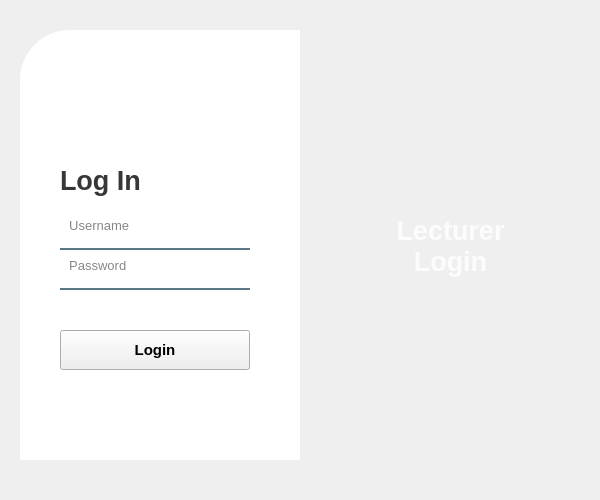
<?xml version="1.0" encoding="UTF-8"?>
<ui version="4.0">
 <class>Form</class>
 <widget class="QWidget" name="Form">
  <property name="geometry">
   <rect>
    <x>0</x>
    <y>0</y>
    <width>600</width>
    <height>500</height>
   </rect>
  </property>
  <property name="windowTitle">
   <string>Face-Nest</string>
  </property>
  <property name="windowIcon">
   <iconset resource="GUIresource.qrc">
    <normaloff>:/Icon/ResourceImage/Icon.png</normaloff>:/Icon/ResourceImage/Icon.png</iconset>
  </property>
  <property name="autoFillBackground">
   <bool>false</bool>
  </property>
  <widget class="QWidget" name="widget" native="true">
   <property name="geometry">
    <rect>
     <x>20</x>
     <y>30</y>
     <width>560</width>
     <height>430</height>
    </rect>
   </property>
   <property name="styleSheet">
    <string notr="true">QPushButton#pushButton{
	background-color: qlineargradient(spread:pad, x1:0, y1:0.505682, x2:1, y2:0.477, stop:0 rgba(11, 131, 120, 219), stop:1 rgba(85, 98, 112, 226));
	color:rgba(255, 255, 255, 210);
	border-radius:5px;
}

QPushButton#pushButton:hover{
	background-color: qlineargradient(spread:pad, x1:0, y1:0.505682, x2:1, y2:0.477, stop:0 rgba(150, 123, 111, 219), stop:1 rgba(85, 81, 84, 226));
}

QPushButton#pushButton:pressed{
	padding-left:5px;
	padding-top:5px;
	background-color:rgba(150, 123, 111, 255);
}

QPushButton#pushButton_2, #pushButton_3, #pushButton_4, #pushButton_5{
	background-color: rgba(0, 0, 0, 0);
	color:rgba(85, 98, 112, 255);
}

QPushButton#pushButton_2:hover, #pushButton_3:hover, #pushButton_4:hover, #pushButton_5:hover{
	color: rgba(131, 96, 53, 255);
}

QPushButton#pushButton_2:pressed, #pushButton_3:pressed, #pushButton_4:pressed, #pushButton_5:pressed{
	padding-left:5px;
	padding-top:5px;
	color:rgba(91, 88, 53, 255);
}

</string>
   </property>
   <widget class="QLabel" name="label_3">
    <property name="geometry">
     <rect>
      <x>0</x>
      <y>0</y>
      <width>280</width>
      <height>430</height>
     </rect>
    </property>
    <property name="focusPolicy">
     <enum>Qt::NoFocus</enum>
    </property>
    <property name="styleSheet">
     <string notr="true">background-color:rgba(255, 255, 255, 255);
border-top-left-radius: 50px;</string>
    </property>
    <property name="text">
     <string/>
    </property>
   </widget>
   <widget class="QLabel" name="label_4">
    <property name="geometry">
     <rect>
      <x>40</x>
      <y>130</y>
      <width>100</width>
      <height>40</height>
     </rect>
    </property>
    <property name="font">
     <font>
      <pointsize>20</pointsize>
      <weight>75</weight>
      <bold>true</bold>
     </font>
    </property>
    <property name="styleSheet">
     <string notr="true">color:rgba(0, 0, 0, 200);</string>
    </property>
    <property name="text">
     <string>Log In</string>
    </property>
   </widget>
   <widget class="QLineEdit" name="Usernamefield">
    <property name="geometry">
     <rect>
      <x>40</x>
      <y>180</y>
      <width>190</width>
      <height>40</height>
     </rect>
    </property>
    <property name="font">
     <font>
      <pointsize>10</pointsize>
     </font>
    </property>
    <property name="styleSheet">
     <string notr="true">background-color:rgba(0, 0, 0, 0);
border:none;
border-bottom:2px solid rgba(46, 82, 101, 200);
color:rgba(0, 0, 0, 240);
padding-bottom:7px;</string>
    </property>
    <property name="text">
     <string/>
    </property>
    <property name="placeholderText">
     <string>  Username</string>
    </property>
   </widget>
   <widget class="QLineEdit" name="Passwordfield">
    <property name="geometry">
     <rect>
      <x>40</x>
      <y>220</y>
      <width>190</width>
      <height>40</height>
     </rect>
    </property>
    <property name="font">
     <font>
      <pointsize>10</pointsize>
     </font>
    </property>
    <property name="styleSheet">
     <string notr="true">background-color:rgba(0, 0, 0, 0);
border:none;
border-bottom:2px solid rgba(46, 82, 101, 200);
color:rgba(0, 0, 0, 240);
padding-bottom:7px;</string>
    </property>
    <property name="echoMode">
     <enum>QLineEdit::Password</enum>
    </property>
    <property name="placeholderText">
     <string>  Password</string>
    </property>
   </widget>
   <widget class="QPushButton" name="LoginButton">
    <property name="geometry">
     <rect>
      <x>40</x>
      <y>300</y>
      <width>190</width>
      <height>40</height>
     </rect>
    </property>
    <property name="font">
     <font>
      <pointsize>11</pointsize>
      <weight>75</weight>
      <bold>true</bold>
     </font>
    </property>
    <property name="text">
     <string>Login</string>
    </property>
   </widget>
   <widget class="QLabel" name="label">
    <property name="geometry">
     <rect>
      <x>280</x>
      <y>0</y>
      <width>280</width>
      <height>430</height>
     </rect>
    </property>
    <property name="autoFillBackground">
     <bool>false</bool>
    </property>
    <property name="styleSheet">
     <string notr="true">border-image: url(:/Background/ResourceImage/c8e6d97ea4528ed4a52b5e9fbdd36f77.png);
border-bottom-right-radius: 50px;</string>
    </property>
    <property name="text">
     <string/>
    </property>
    <property name="scaledContents">
     <bool>false</bool>
    </property>
   </widget>
   <widget class="QLabel" name="label_8">
    <property name="geometry">
     <rect>
      <x>360</x>
      <y>180</y>
      <width>141</width>
      <height>71</height>
     </rect>
    </property>
    <property name="font">
     <font>
      <pointsize>20</pointsize>
      <weight>75</weight>
      <bold>true</bold>
     </font>
    </property>
    <property name="styleSheet">
     <string notr="true">color:rgba(255, 255, 255, 200);</string>
    </property>
    <property name="text">
     <string>Lecturer Login</string>
    </property>
    <property name="scaledContents">
     <bool>false</bool>
    </property>
    <property name="alignment">
     <set>Qt::AlignCenter</set>
    </property>
    <property name="wordWrap">
     <bool>true</bool>
    </property>
   </widget>
   <widget class="QLabel" name="ErrorPop">
    <property name="geometry">
     <rect>
      <x>40</x>
      <y>260</y>
      <width>190</width>
      <height>20</height>
     </rect>
    </property>
    <property name="styleSheet">
     <string notr="true"/>
    </property>
    <property name="text">
     <string/>
    </property>
   </widget>
  </widget>
 </widget>
 <resources>
  <include location="GUIresource.qrc"/>
  <include location="resource.qrc"/>
 </resources>
 <connections/>
</ui>
